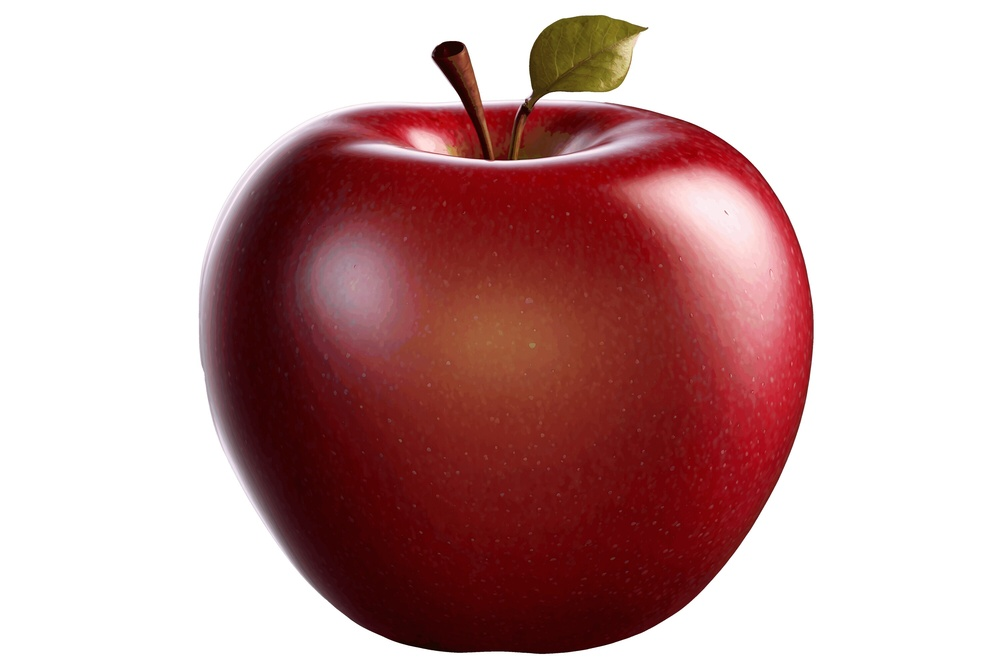
#> input picture Day 4/apple.jpg, 1000 x 667 px, shrunk from 3000 x 2000 before the run
$ python rotation.py
#> lines starting #> are read from the running program, lines starting #| are printed output that depends on the picture
import cv2
import numpy as np
import matplotlib.pyplot as plt

img = cv2.imread("apple.jpg")
#> img is the input picture: shape (667, 1000, 3); mean B, G, R 163.3, 163.4, 198.4
img = cv2.cvtColor(img, cv2.COLOR_BGR2RGB)

h, w = img.shape[:2]
#> h = 667; w = 1000

rotate = np.zeros((w, h, 3), dtype=img.dtype)

for y in range(h):
    for x in range(w):
        rotate[x, h-1-y] = img[y, x]
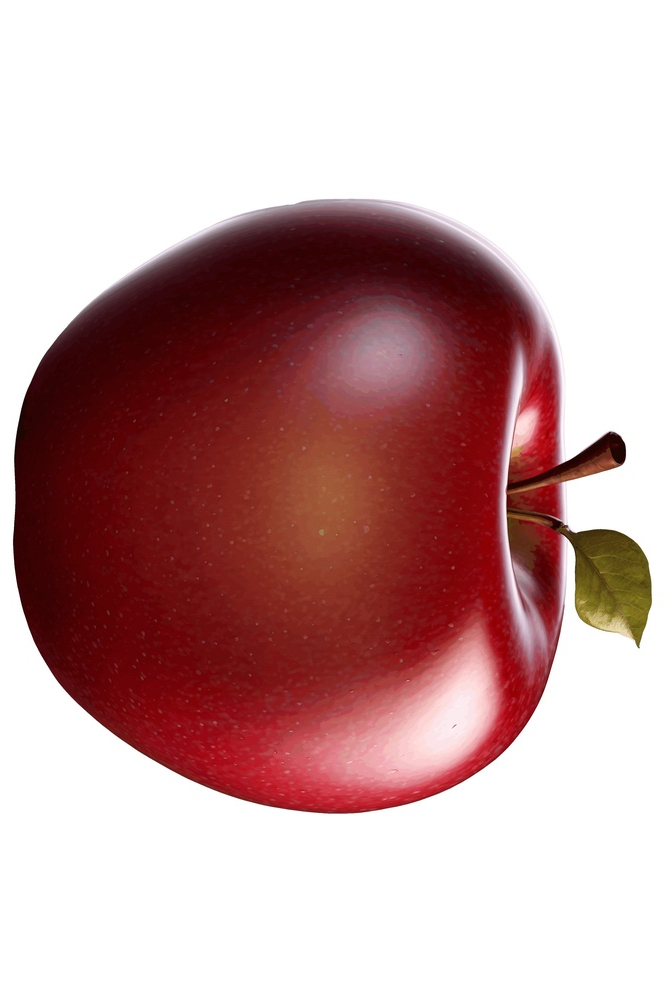
#> rotate: shape (1000, 667, 3); mean R, G, B 198.4, 163.4, 163.3

plt.imshow(rotate)
plt.axis("off")
plt.show()

cv2.imwrite("rotate.jpg", cv2.cvtColor(rotate, cv2.COLOR_RGB2BGR))
